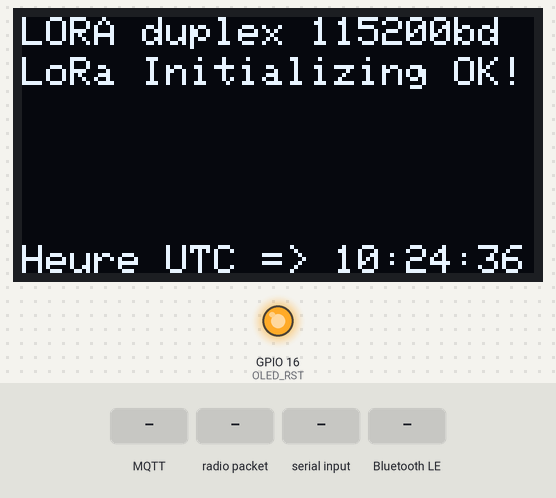
The sketch below on a simulated ESP32. Parts: 128×64 one-colour display, output pins drawn as LEDs (lit = HIGH). Inputs (shaded band) come from the test bench. Network time is answered at once with the bench clock; the local clock reads 2024-03-15 10:24:30 at power-on unless the sketch sets it; random numbers use the default seed unless the sketch sets one; EEPROM starts erased; no radio packets arrive unless stated; no MQTT or app messages arrive unless stated; nothing arrives over Bluetooth unless stated; a phone connects over Bluetooth LE 3 s after start; what the sketch prints to the serial monitor is not drawn.

Above: at 6.3 s.
6.4 s: MQTT message "scan," arrives on the first subscribed topic
At 9.3 s:
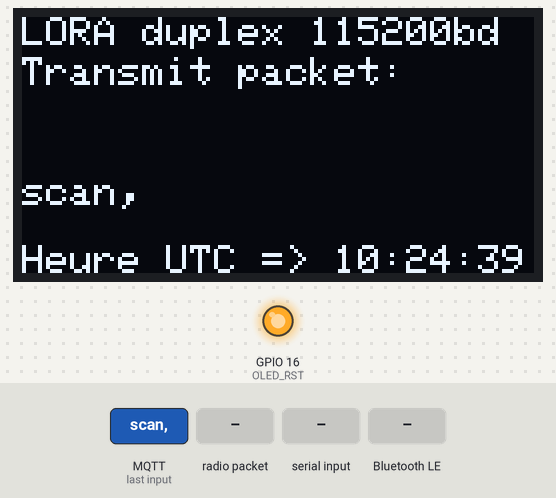
9.4 s: radio packet "55" arrives
At 12.3 s:
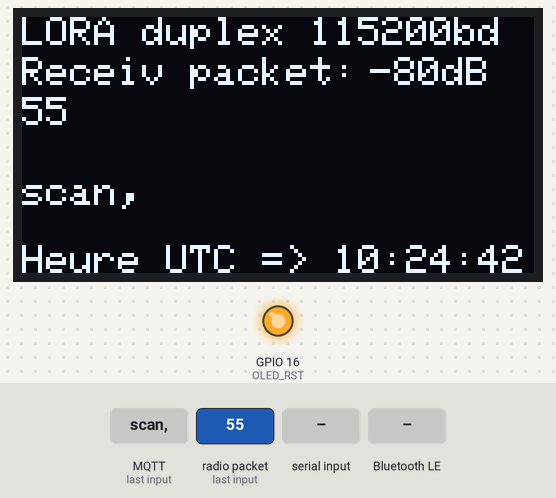
12.4 s: "55," received over Serial
At 14.8 s:
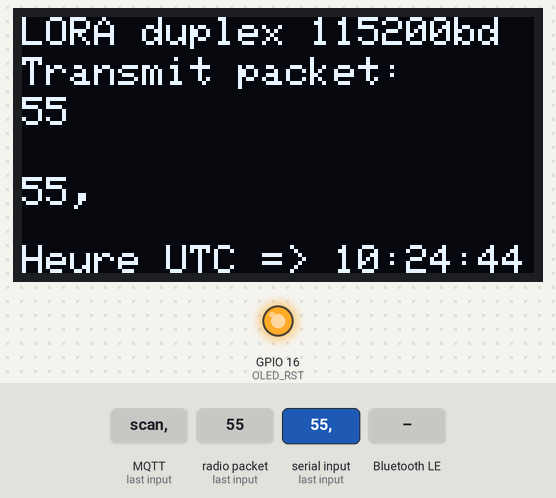
15.4 s: MQTT message "on" arrives on the first subscribed topic
At 16.7 s:
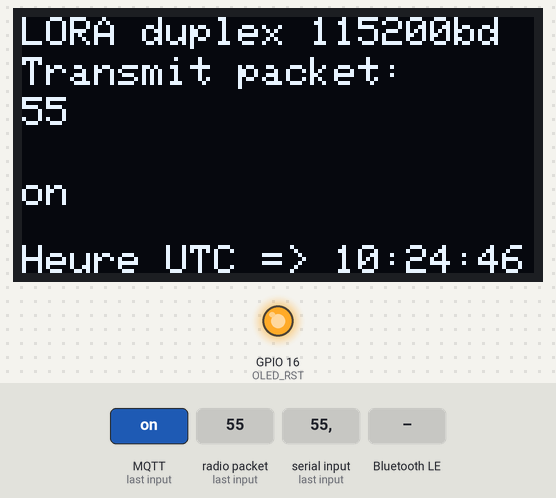
18.4 s: Bluetooth LE write "55" received
At 19.8 s:
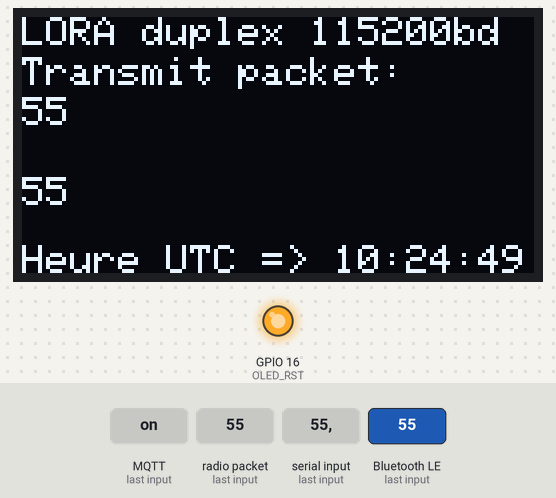
20.0 s: radio packet "55," arrives
At 22.8 s:
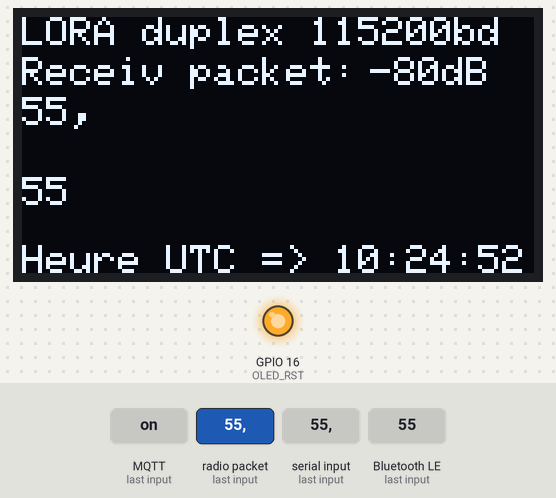
Timing chart, 0 to 23.5 s (numbered marks = the images above; inputs shaded):
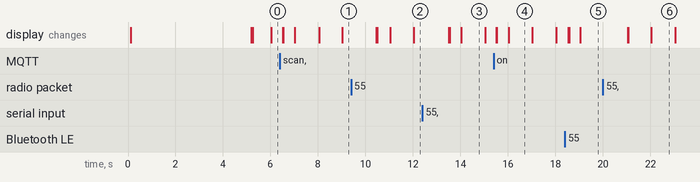

The sketch:

loraGW5NTP.ino
```cpp
//Libraries for LoRa
#include <SPI.h>
#include <LoRa.h>

//Libraries for OLED Display
#include <Wire.h>
#include <Adafruit_GFX.h>
#include <Adafruit_SSD1306.h>

#include <WiFi.h>
#include <ESP32Ping.h>
#include <PubSubClient.h>
//#include "EEPROM.h"
//#define EEPROM_SIZE 128
#include <Preferences.h>
#include <esp_int_wdt.h>
#include <esp_task_wdt.h>

//define the pins used by the LoRa transceiver module
#define SCK 5
#define MISO 19
#define MOSI 27
#define SS 18
#define RST 14
#define DIO0 26

//433E6 for Asia
//866E6 for Europe
//915E6 for North America
#define BAND 868.1E6

//OLED pins
#define OLED_SDA 4
#define OLED_SCL 15
#define OLED_RST 16
#define SCREEN_WIDTH 128 // OLED display width, in pixels
#define SCREEN_HEIGHT 64 // OLED display height, in pixels


#include <NTPClient.h>
#include <WiFiUdp.h>
#define MY_TZ_OFFSET_HOURS 0//si on veut mettre heure été ou hiver, trop chiant à gérer donc UTC
#define MY_TZ_STRING "Paris Time"
bool timeset = false;
const long utcOffsetInSeconds = 3600 * MY_TZ_OFFSET_HOURS;
char daysOfTheWeek[7][12] = {"Dim", "Lun", "Mar", "Mer", "Jeu", "Ven", "Sam"};
WiFiUDP ntpUDP;
NTPClient timeClient(ntpUDP, "pool.ntp.org", utcOffsetInSeconds);
unsigned long count = 0;

#include <BLEDevice.h>
#include <BLEServer.h>
#include <BLEUtils.h>
#include <BLE2902.h>

BLEServer *pServer = NULL;
BLECharacteristic *pCharacteristic;
bool deviceConnected = false;
bool oldDeviceConnected = false;
uint8_t txValue = 0;
const int wifiAddr = 10;
char  CrLf[2] = {0x0D,0x0A};
String ssids_array[50];
String network_string;
char charBuf[50];
int scanWifi;
String MQTTserver;
String MQTTport;
String telnetClient;
String MQTT_USER;
String MQTT_PASSWORD;
String receivedData;
String NodeId;

// See the following for generating UUIDs:
// https://www.uuidgenerator.net/

#define SERVICE_UUID           "6E400001-B5A3-F393-E0A9-E50E24DCCA9E" // UART service UUID
#define CHARACTERISTIC_UUID_RX "6E400002-B5A3-F393-E0A9-E50E24DCCA9E"
#define CHARACTERISTIC_UUID_TX "6E400003-B5A3-F393-E0A9-E50E24DCCA9E"

Adafruit_SSD1306 display(SCREEN_WIDTH, SCREEN_HEIGHT, &Wire, OLED_RST);

String LoRaSend;
String LoRaData;
String BLEreceiv;
int flagBLE;

Preferences preferences;
WiFiClient wifiClient;
PubSubClient client(wifiClient);


void setup() {
  scanWifi = 0;
  flagBLE = 0;
  //initialize Serial Monitor
  Serial.begin(115200);

 //Definition de l'identité du node
  NodeId = WiFi.macAddress();
  NodeId.replace(":", "");      //supression des : de l'adresse mac
  Serial.println("identité du node :"+NodeId);

  preferences.begin("Credentials", false);

  receivedData = preferences.getString("Data", "");
  Serial.print("Read Data:");
  Serial.println(receivedData);

  //reset OLED display via software
  pinMode(OLED_RST, OUTPUT);
  digitalWrite(OLED_RST, LOW);
  delay(20);
  digitalWrite(OLED_RST, HIGH);

  //initialize OLED
  Wire.begin(OLED_SDA, OLED_SCL);
  if(!display.begin(SSD1306_SWITCHCAPVCC, 0x3c, false, false)) { // Address 0x3C for 128x32
    Serial.println(F("SSD1306 allocation failed"));
    for(;;); // Don't proceed, loop forever
  }

  display.clearDisplay();
  display.setTextColor(WHITE);
  display.setTextSize(1);
  display.setCursor(0,0);
  display.print("LORA duplex 115200bd ");
  display.display();

    Serial.println("LoRa duplex Test");

  //SPI LoRa pins
  SPI.begin(SCK, MISO, MOSI, SS);
  //setup LoRa transceiver module
  LoRa.setPins(SS, RST, DIO0);

  if (!LoRa.begin(BAND)) {
    Serial.println("Starting LoRa failed!");
    while (1);
  }
    LoRa.setTxPower(14);//Supported values are 2 to 20 for PA_OUTPUT_PA_BOOST_PIN, and 0 to 14 for PA_OUTPUT_RFO_PIN.  LoRa.setTxPower(txPower, outputPin);
    LoRa.setSpreadingFactor(7);//Supported values are between 6 and 12. If a spreading factor of 6 is set, implicit header mode must be used to transmit and receive packets.
    LoRa.setSignalBandwidth(125E3);//signalBandwidth - signal bandwidth in Hz, defaults to 125E3.
//Supported values are 7.8E3, 10.4E3, 15.6E3, 20.8E3, 31.25E3, 41.7E3, 62.5E3, 125E3, 250E3, and 500E3.
    LoRa.enableCrc();//LoRa.disableCrc();
    LoRa.setGain(6);//Supported values are between 0 and 6. If gain is 0, AGC will be enabled and LNA gain will not be used. Else if gain is from 1 to 6, AGC will be disabled and LNA gain will be used.
  bleTask();

  Serial.println("LoRa Initializing OK!");
  display.setCursor(0,10);
  display.println("LoRa Initializing OK!");
  display.display();
  delay(4000);
  wifiTask();

  Serial.println("ntp update");
  timeClient.begin();

   char charBuff3[MQTTserver.length()+1];
    MQTTserver.toCharArray(charBuff3,MQTTserver.length()+1);
  client.setServer(charBuff3, MQTTport.toInt());
  client.setCallback(callback);
  reconnect();
  delay (1000);
  publishSerialData("test");
}

void loop() {
     display.fillRect(00,57,128,70,BLACK);
     display.setCursor(00,57);
     display.print("Heure UTC => ");
     display.print(timeClient.getFormattedTime());
     display.display();

    count++;
  // My ESP32 is faster than my tested ESP8266, so the modulo function is about one to two seconds (delay) .
  // will do the math on this another time, but it is definitely faster than my ESP8266 module. as it should be.
  int my_modulo_delayer = 7900000;
  if (timeset == false or count % my_modulo_delayer == 0)
  {
    doTime();
  }
 /*  display.setCursor(0,40);
   display.print(NTP.getTimeDateString ());
   display.display(); */
  //try to parse packet
  int packetSize = LoRa.parsePacket();
  if (packetSize) {
    //received a packet
    received();
  }

  while (Serial.available()) // Attendre l'entré de l'utilisateur
  {
      delay(10);
      LoRaSend = Serial.readString() ;
    transmittion();
  }


  if (scanWifi == 1){
    wifiToBLE();
    scanWifi = 0;
  }

  if (flagBLE == 1){
      LoRaSend = BLEreceiv ;
    transmittion();
  flagBLE = 0;
  }
      // disconnecting
    if (!deviceConnected && oldDeviceConnected) {
        delay(500); // give the bluetooth stack the chance to get things ready
        pServer->startAdvertising(); // restart advertising
        Serial.println("start advertising");
        oldDeviceConnected = deviceConnected;
    }
    // connecting
    if (deviceConnected && !oldDeviceConnected) {
    // do stuff here on connecting
        oldDeviceConnected = deviceConnected;
    }
   client.loop();
}


/*String read_String(char add)
{
  int i;
  char data[100]; //Max 100 Bytes
  int len=0;
  unsigned char k;
  k=EEPROM.read(add);
  while(k != '\0' && len<500)   //Read until null character
  {
    k=EEPROM.read(add+len);
    data[len]=k;
    len++;
  }
  data[len]='\0';
  return String(data);
}*/

String getValue(String data, char separator, int index){
  int found = 0;
  int strIndex[] = {0, -1};
  int maxIndex = data.length()-1;

  for(int i=0; i<=maxIndex && found <=index; i++){
    if(data.charAt(i)==separator || i==maxIndex){
      found++;
      strIndex[0] = strIndex[1]+1;
      strIndex[1] = (i==maxIndex) ? i+1 : i;
    }
  }
  return found>index ? data.substring(strIndex[0], strIndex[1]) : "";
}


void transmittion(){
      Serial.println(LoRaSend);
      LoRa.beginPacket();
      LoRa.print(LoRaSend);
      LoRa.endPacket();
   //display.clearDisplay();
   //display.setCursor(0,0);
   //display.print("LORA DUPLEX");

     display.fillRect(00,9,128,10,BLACK);
     display.fillRect(00,40,128,56,BLACK);
     display.setCursor(0,10);
     display.print("Transmit packet:");
     display.setCursor(0,40);
     display.print(LoRaSend);
     display.display();

}

void received(){
  Serial.print("Received packet ");

    //read packet
    while (LoRa.available()) {
      LoRaData = LoRa.readString();
      Serial.println(LoRaData);
      String synch = LoRaData.substring(0, 2);
      Serial.print(" synchro ");
       Serial.println(synch);
       if( synch == "55"){
      Serial.println(" telegrame reçu ok pour décryptage ");
      String nbtxt = LoRaData.substring(2, 4);
      Serial.print(" numero du telegram ");
       Serial.println(nbtxt);
      String destinataire = LoRaData.substring(4, 16);
      Serial.print(" destinataire ");
       Serial.println(destinataire);
      String emetteur = LoRaData.substring(16, 28);
      Serial.print(" emetteur ");
       Serial.println(emetteur);
      String typeDevice= LoRaData.substring(28, 30);
      Serial.print(" type device ");
       Serial.println(typeDevice);
      String nivBatt= LoRaData.substring(30, 32);
      Serial.print(" alim ");
       Serial.println(nivBatt);
      String nbData= LoRaData.substring(32, 34);
      Serial.print(" nb de data ");
       Serial.println(nbData);
      String lotData= LoRaData.substring(34, 34 + (2*nbData.toInt()));
      Serial.print(" data ");
       Serial.println(lotData);


    //print RSSI of packet
    int rssi = LoRa.packetRssi();
    int snr = LoRa.packetSnr();
    int freqError =  LoRa.packetFrequencyError();
    Serial.print(" with RSSI ");
    Serial.print(rssi);
    Serial.println("dBm");
    Serial.print(" SNR ");
    Serial.println(snr);
    Serial.print(" FrequencyError ");
    Serial.print(freqError);
    Serial.println(" HZ ");

   // Dsiplay information
   //display.clearDisplay();
   //display.setCursor(0,0);
   //display.print("LORA DUPLEX");

   display.fillRect(00,10,128,29,BLACK);
   display.setCursor(0,10);
   display.print("Receiv packet:");
   display.setCursor(87,10);
   display.print(rssi);
   display.print("dB");
   display.setCursor(0,20);
   display.print(LoRaData);
   display.display();

    char charBuf[LoRaData.length()+1];
      LoRaData.toCharArray(charBuf, LoRaData.length()+1);
    publishSerialData(charBuf);

    if (deviceConnected) {
            pCharacteristic->setValue(charBuf);
            pCharacteristic->notify();
    }
    if(NodeId != emetteur){
    pubDataLora( lotData, "data", emetteur);
    pubDataLora( nivBatt, "alim", emetteur);
    pubDataLora( nbtxt, "nbTelegram", emetteur);
    pubDataLora( nbData, "nbdata", emetteur);
    pubDataLora( typeDevice, "type", emetteur);
    pubDataLora( destinataire, "destinataire", emetteur);
    pubDataLora( String(rssi), "rssi", emetteur);
    pubDataLora( String(snr), "snr", emetteur);
    pubDataLora( String(freqError), "ferror", emetteur);
    pubDataLora( NodeId, "gateway", emetteur);
    pubDataLora( timeClient.getFormattedTime(), "time", emetteur);
    }
}}}
```

ble.ino
```cpp
class MyServerCallbacks: public BLEServerCallbacks {
    void onConnect(BLEServer* pServer) {
      Serial.println("reco");
      deviceConnected = true;
    };

    void onDisconnect(BLEServer* pServer) {
      Serial.println("deco");
      deviceConnected = false;
    }
};

class MyCallbacks: public BLECharacteristicCallbacks {
  void onWrite(BLECharacteristic *pCharacteristic){
    std::string value = pCharacteristic->getValue();

    if(value.length() > 0){
      Serial.print("Rx : ");
      Serial.println(value.c_str());
      BLEreceiv = value.c_str();
      flagBLE = 1;

    if(BLEreceiv.startsWith("scan,")){
      Serial.println("ok test");
      scanWifi = 1;
    }

    if(BLEreceiv.startsWith("55,")){
      Serial.print("start config : ");
      writeString(wifiAddr, value.c_str());
    hard_restart();
    }
    }
  }

  void writeString(int add, String data){
    /*int _size = data.length();
    for(int i=0; i<_size; i++){
      EEPROM.write(add+i, data[i]);
    }
    EEPROM.write(add+_size, '\0');
    EEPROM.commit();*/
    preferences.putString("Data", data);

    Serial.println("Network Credentials have been Saved");

    preferences.end();
  }

  void hard_restart() {
    esp_task_wdt_init(1,true);
    esp_task_wdt_add(NULL);
    while(true);
  }
};

void wifiToBLE(){
        WiFi.mode(WIFI_STA);
        // WiFi.scanNetworks will return the number of networks found
            delay(500);
        int n =  WiFi.scanNetworks();
          if (n == 0) {
            pCharacteristic->setValue("no networks found .");
            pCharacteristic->notify();
            pCharacteristic->setValue(CrLf);
            pCharacteristic->notify();
          } else {
            pCharacteristic->setValue("networks found .");
            pCharacteristic->notify();
            pCharacteristic->setValue(CrLf);
            pCharacteristic->notify();
            delay(500);
            for (int i = 0; i < n; ++i) {
              ssids_array[i + 1] = WiFi.SSID(i);
              Serial.print(i + 1);
              Serial.print(": ");
              Serial.println(ssids_array[i + 1]);
              network_string = i + 1;
              network_string = network_string + ": " + WiFi.SSID(i) + " (RSSI:" + WiFi.RSSI(i) + ")";

              network_string.toCharArray(charBuf, network_string.length()+1);
              pCharacteristic->setValue(charBuf);
              pCharacteristic->notify();
              pCharacteristic->setValue(CrLf);
              pCharacteristic->notify();
            }
         }
}

void bleTask(){
  // Create the BLE Device
  BLEDevice::init("ESP32 LoRa GW bis"); // Give it a name

  // Create the BLE Server
  BLEServer *pServer = BLEDevice::createServer();
  pServer->setCallbacks(new MyServerCallbacks());

  // Create the BLE Service
  BLEService *pService = pServer->createService(SERVICE_UUID);

  // Create a BLE Characteristic
  pCharacteristic = pService->createCharacteristic(
                      CHARACTERISTIC_UUID_TX,
                      BLECharacteristic::PROPERTY_NOTIFY
                    );

  pCharacteristic->addDescriptor(new BLE2902());

  BLECharacteristic *pCharacteristic = pService->createCharacteristic(
                                         CHARACTERISTIC_UUID_RX,
                                         BLECharacteristic::PROPERTY_WRITE
                                       );

  pCharacteristic->setCallbacks(new MyCallbacks());

  // Start the service
  pService->start();

  // Start advertising
  pServer->getAdvertising()->start();
  Serial.println("Attente connection client BLE...");
}
```

mqtt.ino
```cpp
void reconnect() {
  // Loop until we're reconnected
  while (!client.connected()) {
    Serial.print("Attempting MQTT connection...");
    // Create a random client ID
    String clientId = "ESP32Client-";
    clientId += String(random(0xffff), HEX);
    char charBuff1[MQTT_USER.length()+1];
    char charBuff2[MQTT_PASSWORD.length()+1];
    MQTT_USER.toCharArray(charBuff1,MQTT_USER.length()+1);
    MQTT_PASSWORD.toCharArray(charBuff2,MQTT_PASSWORD.length()+1);
    // Attempt to connect
    if (client.connect(clientId.c_str(),charBuff1,charBuff2)) {
      Serial.println("connected");
      // ... and resubscribe
    String stringTwo = NodeId;
    stringTwo += "/rx";
    char charBuf[stringTwo.length()+1];
    stringTwo.toCharArray(charBuf, stringTwo.length()+1);
    client.subscribe(charBuf);
    } else {
      Serial.print("failed, rc=");
      Serial.print(client.state());
      Serial.println(" try again in 5 seconds");
      // Wait 5 seconds before retrying
      delay(5000);
    }
  }
}

void callback(char* topic, byte *payload, unsigned int length) {
    Serial.println("-------new message from broker-----");
    Serial.print("channel:");
    Serial.println(topic);
    //Serial.println("");
    Serial.print("data:");
    //Serial.write(payload, length);
    LoRaSend = "";
    for (int i = 0; i < length; i++) {
      LoRaSend += ((char)payload[i]);
    }

    transmittion();

}

void pubDataLora(String dataLora, String payloadLora, String emetteurLora){
    /*String stringTwo = WiFi.macAddress();
    stringTwo += "/";
    stringTwo += emetteurLora;*/
    String stringTwo = emetteurLora;
    stringTwo += "/";
    stringTwo += payloadLora;
    //Serial.println(stringTwo);
    //Serial.println(stringTwo.length()+1);
    char dataBuf[stringTwo.length()+1];
    stringTwo.toCharArray(dataBuf, stringTwo.length()+1);
    char dataCBuf[dataLora.length()+1];
    dataLora.toCharArray(dataCBuf, dataLora.length()+1);
  client.publish(dataBuf, dataCBuf,true);
}


void publishSerialData(char *serialData){
  if (!client.connected()) {
    reconnect();
  }
  pubDataLora( serialData, "tx", NodeId);
  pubDataLora( timeClient.getFormattedTime(), "tx/time", NodeId);

}
```

parametre.ino
```cpp
void wifiTask(){

  if(receivedData.length() > 0){
    String testTrame = getValue(receivedData, ',', 0);
    String wifiName = getValue(receivedData, ',', 1);
    String wifiPassword = getValue(receivedData, ',', 2);
    MQTTserver = getValue(receivedData, ',', 3);
    MQTTport = getValue(receivedData, ',', 4);
    telnetClient = getValue(receivedData, ',', 5);
    MQTT_USER = getValue(receivedData, ',', 6);
    MQTT_PASSWORD = getValue(receivedData, ',', 7);

    if(wifiName.length() > 0 && wifiPassword.length() > 0){
      Serial.print("WifiName : ");
      Serial.println(wifiName);

      Serial.print("wifiPassword : ");
      Serial.println(wifiPassword);

      Serial.print("MQTTserver : ");
      Serial.println(MQTTserver);

      Serial.print("MQTTport : ");
      Serial.println(MQTTport);

      Serial.print("telnetClient : ");
      Serial.println(telnetClient);

      Serial.print("MQTT_USER : ");
      Serial.println(MQTT_USER);

      Serial.print("MQTT_PASSWORD : ");
      Serial.println(MQTT_PASSWORD);

      WiFi.begin(wifiName.c_str(), wifiPassword.c_str());
      Serial.print("Connecting to Wifi");
      while(WiFi.status() != WL_CONNECTED){
        Serial.print(".");
        delay(1000);
      }
      Serial.println();
      Serial.print("Connected with IP: ");
      Serial.println(WiFi.localIP());

      Serial.print("Ping Host: ");
      Serial.println(MQTTserver);
      //Serial.println(remote_host);
      MQTTserver.toCharArray(charBuf, MQTTserver.length()+1);
      if(Ping.ping(charBuf)){
        Serial.println("Success!!");
      }else{
        Serial.println("ERROR!!");
      }

    }
  }
}

void doTime() {
  timeClient.update();

  Serial.print(daysOfTheWeek[timeClient.getDay()]);
  Serial.print(", ");
  Serial.print(timeClient.getHours());
  if (timeClient.getMinutes() < 10)
  {
    Serial.print(":0");
  }
  else {
    Serial.print(":");
  }

  Serial.print(timeClient.getMinutes());

  if (timeClient.getSeconds() < 10)
  {
    Serial.print(":0");
  }
  else {
    Serial.print(":");
  }

  Serial.print(timeClient.getSeconds());
  Serial.print(" ");
  //Serial.println(MY_TZ_STRING);
  timeset = true;
  Serial.println(timeClient.getFormattedTime());
}
```

Measured:
- what the display in image 3 shows lasts 1.0 s, from 14.0 s to 15.0 s
